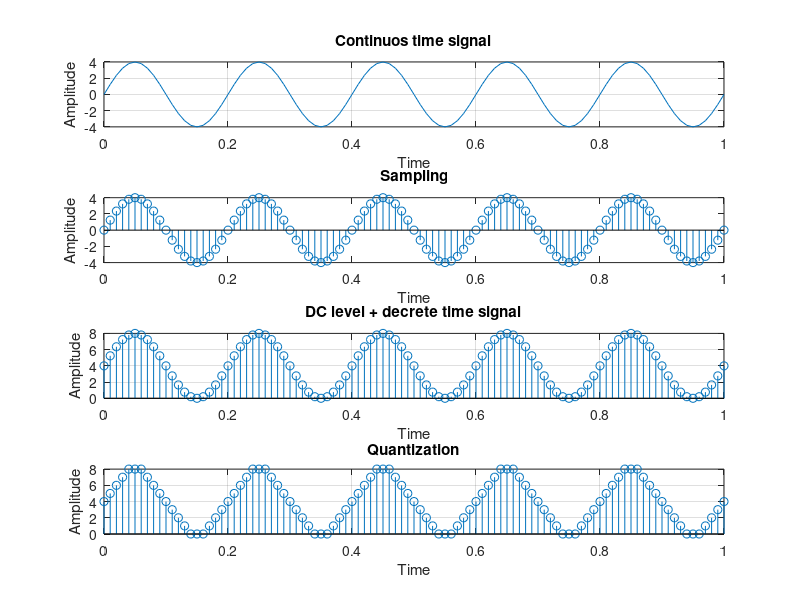

Write MATLAB code to recreate this figure.
clc;
close all;
clear all;
A = 4;
f = 5;
t = 0:0.01:1;
x = A*sin(2*pi*f*t);
subplot(4,1,1);
plot(t,x);
title('Continuos time signal');
xlabel('Time');
ylabel('Amplitude');
grid on;
%%After sampling discrete time signal
subplot(4,1,2);
stem(t,x);
title('Sampling');
xlabel('Time');
ylabel('Amplitude');
%DC level + discrete time signal
x1 = A+x;
subplot(4,1,3);
stem(t,x1);
title('DC level + decrete time signal');
xlabel('Time');
ylabel('Amplitude');
grid on;
%%Quantization
x2 = round(x1);
subplot(4,1,4);
stem(t,x2);
title('Quantization');
xlabel('Time');
ylabel('Amplitude');
grid on;
%%Coding
x3 = dec2bin(x2);
disp(x3);
